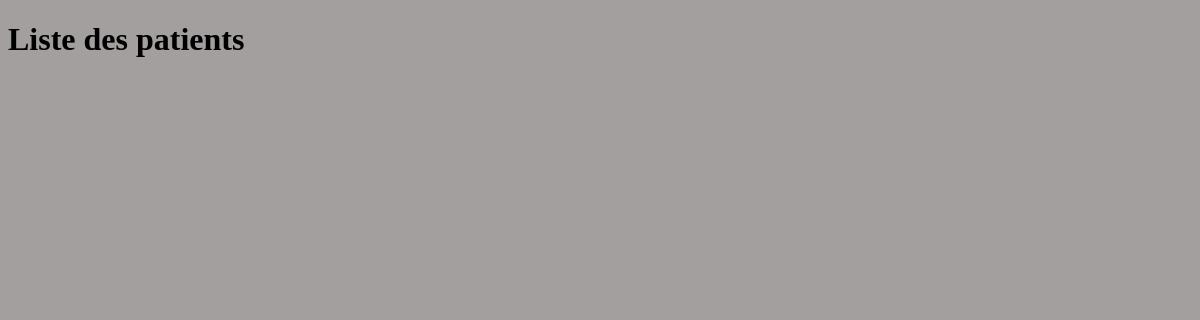
The page /patient_list/ on the database as committed earlier.
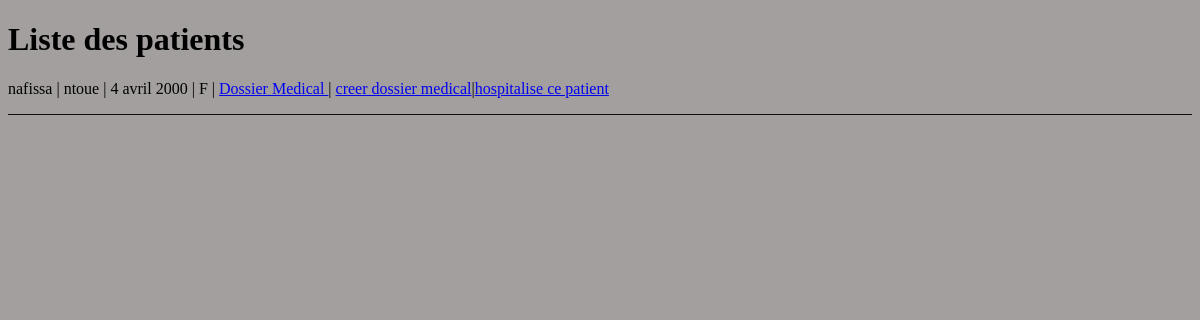
The same page on the database as committed later.
### authentication/models.py (models this page shows, shortened)
class User(AbstractUser):
    PATIENT = 'PATIENT'
    MEDECIN = 'MEDECIN'
    MASCULIN = 'M'
    FEMININ = 'F'
    ROLE_CHOICES_ONE = (
        (PATIENT,'patient'),
        (MEDECIN,'medecin'),
    )
    ROLE_CHOICES_TWO = (
        (MASCULIN,'M'),
        (FEMININ,'F'),
    )
    profile_photo = models.ImageField(verbose_name='photo de profil')
    role = models.CharField(max_length=30, choices=ROLE_CHOICES_ONE, verbose_name='rôle')
    date_naissance = models.DateField(null=True)
    sex = models.CharField(max_length=1,choices=ROLE_CHOICES_TWO,verbose_name='sexe')
    telephone = models.IntegerField(null=True)

### patient/views.py (the view)
# urls.py: path('patient_list/',patient.views.patient_list,name='patient_list'),
def patient_list(request):
    patients = User.objects.filter(groups__name='patient')
    return render(request,'patient/patient_list.html',{"patients":patients})

### patient/templates/patient/patient_list.html
{% extends 'base.html' %}
{% block content %}
<h1>Liste des patients </h1>
<div>
    {% for patient in patients %}
        <p><span>{{ patient.first_name }}</span> |
            <span>{{patient.last_name}}</span> |
            <span>{{patient.date_naissance}}</span> |
            <span> {{ patient.sex }}</span> |
            <span> <a href="{% url 'dossier_medical' patient.id %}"> Dossier Medical </a></span>|
            <span><a href="{% url 'creer_dossier_medical' patient.id %}"> creer dossier medical</a></span>|<span><a href="{% url 'hospitalise_patient' patient.id %}">hospitalise ce patient</a></span></p>
            <div style="border-top: 1px solid #0e0c0c;"></div>
    {% endfor %}
</div>
{% endblock %}

Rows that differ between the two databases and show on the page:
added User: first_name "nafissa", last_name "ntoue", date_naissance "4 avril 2000", sex "F"
